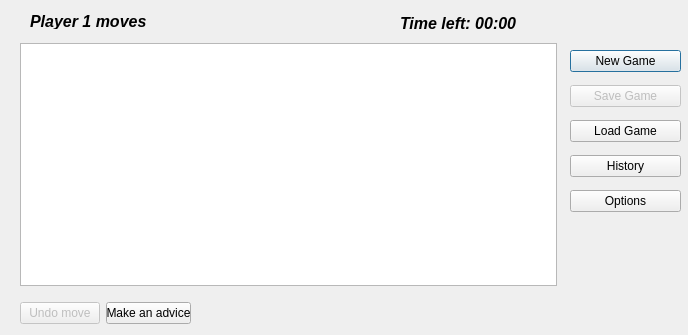
<?xml version="1.0" encoding="UTF-8"?>
<ui version="4.0">
 <class>kalah_window</class>
 <widget class="QDialog" name="kalah_window">
  <property name="geometry">
   <rect>
    <x>0</x>
    <y>0</y>
    <width>688</width>
    <height>335</height>
   </rect>
  </property>
  <property name="windowTitle">
   <string>KALAH Gameboard</string>
  </property>
  <widget class="QGraphicsView" name="board">
   <property name="geometry">
    <rect>
     <x>20</x>
     <y>43</y>
     <width>537</width>
     <height>243</height>
    </rect>
   </property>
   <property name="viewportUpdateMode">
    <enum>QGraphicsView::FullViewportUpdate</enum>
   </property>
  </widget>
  <widget class="QLabel" name="active_player">
   <property name="geometry">
    <rect>
     <x>30</x>
     <y>13</y>
     <width>361</width>
     <height>16</height>
    </rect>
   </property>
   <property name="font">
    <font>
     <pointsize>12</pointsize>
     <weight>75</weight>
     <italic>true</italic>
     <bold>true</bold>
    </font>
   </property>
   <property name="text">
    <string>Player 1 moves</string>
   </property>
   <property name="scaledContents">
    <bool>true</bool>
   </property>
  </widget>
  <widget class="QLabel" name="time_left">
   <property name="geometry">
    <rect>
     <x>400</x>
     <y>13</y>
     <width>151</width>
     <height>20</height>
    </rect>
   </property>
   <property name="font">
    <font>
     <pointsize>12</pointsize>
     <weight>75</weight>
     <italic>true</italic>
     <bold>true</bold>
    </font>
   </property>
   <property name="text">
    <string>Time left: 00:00</string>
   </property>
   <property name="scaledContents">
    <bool>true</bool>
   </property>
  </widget>
  <widget class="QWidget" name="layoutWidget">
   <property name="geometry">
    <rect>
     <x>570</x>
     <y>43</y>
     <width>111</width>
     <height>181</height>
    </rect>
   </property>
   <layout class="QVBoxLayout" name="verticalLayout">
    <item>
     <widget class="QPushButton" name="newgame">
      <property name="text">
       <string>New Game</string>
      </property>
     </widget>
    </item>
    <item>
     <widget class="QPushButton" name="savegame">
      <property name="enabled">
       <bool>false</bool>
      </property>
      <property name="text">
       <string>Save Game</string>
      </property>
     </widget>
    </item>
    <item>
     <widget class="QPushButton" name="loadgame">
      <property name="text">
       <string>Load Game</string>
      </property>
     </widget>
    </item>
    <item>
     <widget class="QPushButton" name="history">
      <property name="text">
       <string>History</string>
      </property>
     </widget>
    </item>
    <item>
     <widget class="QPushButton" name="options">
      <property name="text">
       <string>Options</string>
      </property>
     </widget>
    </item>
   </layout>
  </widget>
  <widget class="QWidget" name="layoutWidget">
   <property name="geometry">
    <rect>
     <x>20</x>
     <y>300</y>
     <width>171</width>
     <height>27</height>
    </rect>
   </property>
   <layout class="QHBoxLayout" name="horizontalLayout">
    <item>
     <widget class="QPushButton" name="undo">
      <property name="enabled">
       <bool>false</bool>
      </property>
      <property name="text">
       <string>Undo move</string>
      </property>
     </widget>
    </item>
    <item>
     <widget class="QPushButton" name="advice">
      <property name="text">
       <string>Make an advice</string>
      </property>
     </widget>
    </item>
   </layout>
  </widget>
 </widget>
 <resources/>
 <connections/>
</ui>
